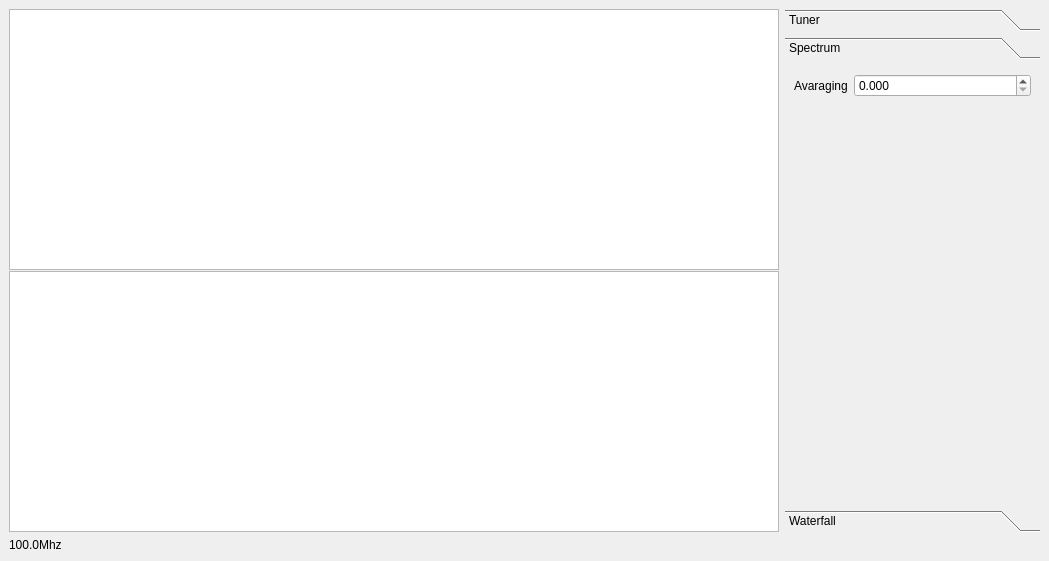
<?xml version="1.0" encoding="UTF-8"?>
<ui version="4.0">
 <class>MainWindow</class>
 <widget class="QMainWindow" name="MainWindow">
  <property name="geometry">
   <rect>
    <x>0</x>
    <y>0</y>
    <width>1049</width>
    <height>561</height>
   </rect>
  </property>
  <property name="windowTitle">
   <string>RTL SDR Spectrum Analyzer</string>
  </property>
  <widget class="QWidget" name="centralwidget">
   <layout class="QGridLayout" name="gridLayout" columnstretch="6,2">
    <property name="sizeConstraint">
     <enum>QLayout::SetDefaultConstraint</enum>
    </property>
    <item row="1" column="1">
     <widget class="QToolBox" name="toolBox">
      <property name="minimumSize">
       <size>
        <width>255</width>
        <height>0</height>
       </size>
      </property>
      <property name="maximumSize">
       <size>
        <width>255</width>
        <height>16777215</height>
       </size>
      </property>
      <property name="currentIndex">
       <number>1</number>
      </property>
      <widget class="QWidget" name="toolTune">
       <property name="geometry">
        <rect>
         <x>0</x>
         <y>0</y>
         <width>255</width>
         <height>423</height>
        </rect>
       </property>
       <attribute name="label">
        <string>Tuner</string>
       </attribute>
       <layout class="QFormLayout" name="formLayout">
        <item row="0" column="0">
         <widget class="QLabel" name="label_2">
          <property name="text">
           <string>Center Frequency (Hz)</string>
          </property>
         </widget>
        </item>
        <item row="0" column="1">
         <widget class="QSpinBox" name="spinBoxFrequency">
          <property name="minimum">
           <number>20000000</number>
          </property>
          <property name="maximum">
           <number>2000000000</number>
          </property>
          <property name="singleStep">
           <number>100000</number>
          </property>
         </widget>
        </item>
        <item row="1" column="0">
         <widget class="QLabel" name="label_3">
          <property name="enabled">
           <bool>false</bool>
          </property>
          <property name="text">
           <string>Gain (dB)</string>
          </property>
         </widget>
        </item>
        <item row="1" column="1">
         <widget class="QComboBox" name="comboBoxGain">
          <property name="enabled">
           <bool>false</bool>
          </property>
          <property name="currentText">
           <string>38.6</string>
          </property>
          <property name="currentIndex">
           <number>21</number>
          </property>
          <item>
           <property name="text">
            <string>0.0</string>
           </property>
          </item>
          <item>
           <property name="text">
            <string>0.9</string>
           </property>
          </item>
          <item>
           <property name="text">
            <string>1.4</string>
           </property>
          </item>
          <item>
           <property name="text">
            <string>2.7</string>
           </property>
          </item>
          <item>
           <property name="text">
            <string>3.7</string>
           </property>
          </item>
          <item>
           <property name="text">
            <string>7,7</string>
           </property>
          </item>
          <item>
           <property name="text">
            <string>8.7</string>
           </property>
          </item>
          <item>
           <property name="text">
            <string>12.5</string>
           </property>
          </item>
          <item>
           <property name="text">
            <string>14.4</string>
           </property>
          </item>
          <item>
           <property name="text">
            <string>15.7</string>
           </property>
          </item>
          <item>
           <property name="text">
            <string>16.6</string>
           </property>
          </item>
          <item>
           <property name="text">
            <string>19.7</string>
           </property>
          </item>
          <item>
           <property name="text">
            <string>20.7</string>
           </property>
          </item>
          <item>
           <property name="text">
            <string>22.9</string>
           </property>
          </item>
          <item>
           <property name="text">
            <string>25.4</string>
           </property>
          </item>
          <item>
           <property name="text">
            <string>28.0</string>
           </property>
          </item>
          <item>
           <property name="text">
            <string>29.7</string>
           </property>
          </item>
          <item>
           <property name="text">
            <string>32.8</string>
           </property>
          </item>
          <item>
           <property name="text">
            <string>33.8</string>
           </property>
          </item>
          <item>
           <property name="text">
            <string>36.4</string>
           </property>
          </item>
          <item>
           <property name="text">
            <string>37.2</string>
           </property>
          </item>
          <item>
           <property name="text">
            <string>38.6</string>
           </property>
          </item>
          <item>
           <property name="text">
            <string>40.2</string>
           </property>
          </item>
          <item>
           <property name="text">
            <string>42.1</string>
           </property>
          </item>
          <item>
           <property name="text">
            <string>43.4</string>
           </property>
          </item>
          <item>
           <property name="text">
            <string>43.9</string>
           </property>
          </item>
          <item>
           <property name="text">
            <string>44.5</string>
           </property>
          </item>
          <item>
           <property name="text">
            <string>48.0</string>
           </property>
          </item>
          <item>
           <property name="text">
            <string>49.6</string>
           </property>
          </item>
         </widget>
        </item>
       </layout>
      </widget>
      <widget class="QWidget" name="page">
       <property name="geometry">
        <rect>
         <x>0</x>
         <y>0</y>
         <width>255</width>
         <height>423</height>
        </rect>
       </property>
       <attribute name="label">
        <string>Spectrum</string>
       </attribute>
       <layout class="QFormLayout" name="formLayout_2">
        <item row="0" column="0">
         <widget class="QLabel" name="label">
          <property name="text">
           <string>Avaraging</string>
          </property>
         </widget>
        </item>
        <item row="0" column="1">
         <widget class="QDoubleSpinBox" name="doubleSpinBoxAlfa">
          <property name="decimals">
           <number>3</number>
          </property>
          <property name="maximum">
           <double>1.000000000000000</double>
          </property>
          <property name="singleStep">
           <double>0.001000000000000</double>
          </property>
          <property name="stepType">
           <enum>QAbstractSpinBox::DefaultStepType</enum>
          </property>
          <property name="value">
           <double>0.000000000000000</double>
          </property>
         </widget>
        </item>
       </layout>
      </widget>
      <widget class="QWidget" name="toolBoxLevel">
       <property name="geometry">
        <rect>
         <x>0</x>
         <y>0</y>
         <width>255</width>
         <height>423</height>
        </rect>
       </property>
       <attribute name="label">
        <string>Waterfall</string>
       </attribute>
       <layout class="QHBoxLayout" name="horizontalLayout_2">
        <property name="leftMargin">
         <number>0</number>
        </property>
        <property name="topMargin">
         <number>0</number>
        </property>
        <property name="rightMargin">
         <number>0</number>
        </property>
        <property name="bottomMargin">
         <number>0</number>
        </property>
        <item>
         <layout class="QVBoxLayout" name="verticalLayout"/>
        </item>
       </layout>
      </widget>
     </widget>
    </item>
    <item row="1" column="0">
     <widget class="QSplitter" name="splitter">
      <property name="orientation">
       <enum>Qt::Vertical</enum>
      </property>
      <property name="handleWidth">
       <number>1</number>
      </property>
      <widget class="PlotWidget" name="spectrumView"/>
      <widget class="PlotWidget" name="waterfallView"/>
     </widget>
    </item>
    <item row="2" column="0">
     <widget class="QLabel" name="lblFreq">
      <property name="text">
       <string>100.0Mhz</string>
      </property>
     </widget>
    </item>
   </layout>
  </widget>
 </widget>
 <customwidgets>
  <customwidget>
   <class>PlotWidget</class>
   <extends>QGraphicsView</extends>
   <header>pyqtgraph</header>
  </customwidget>
 </customwidgets>
 <resources/>
 <connections/>
</ui>
